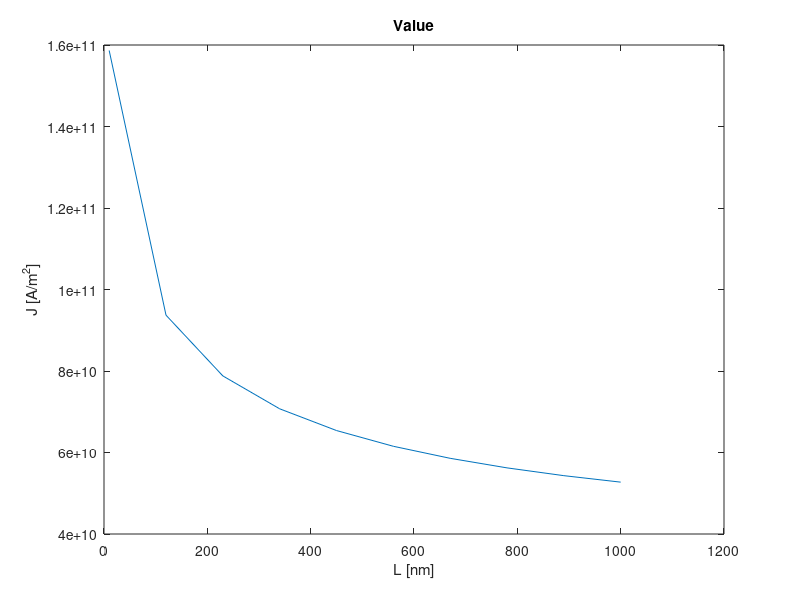
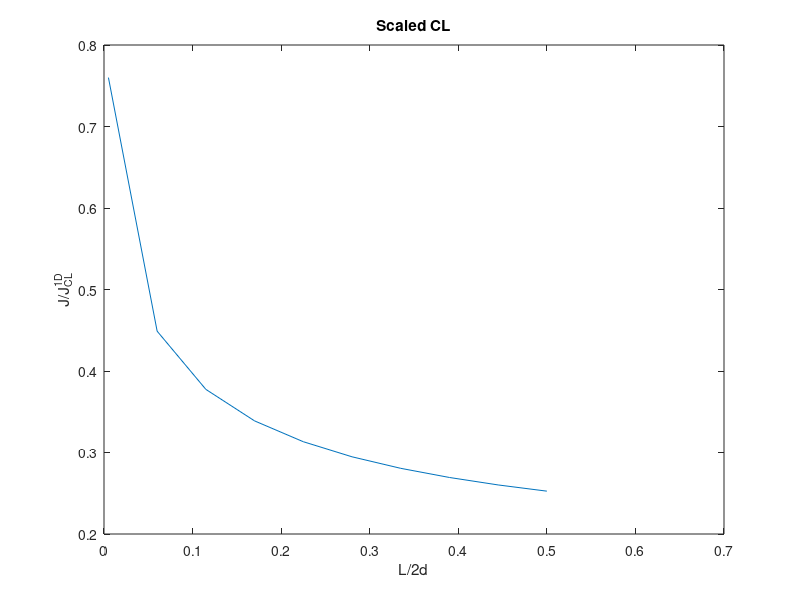
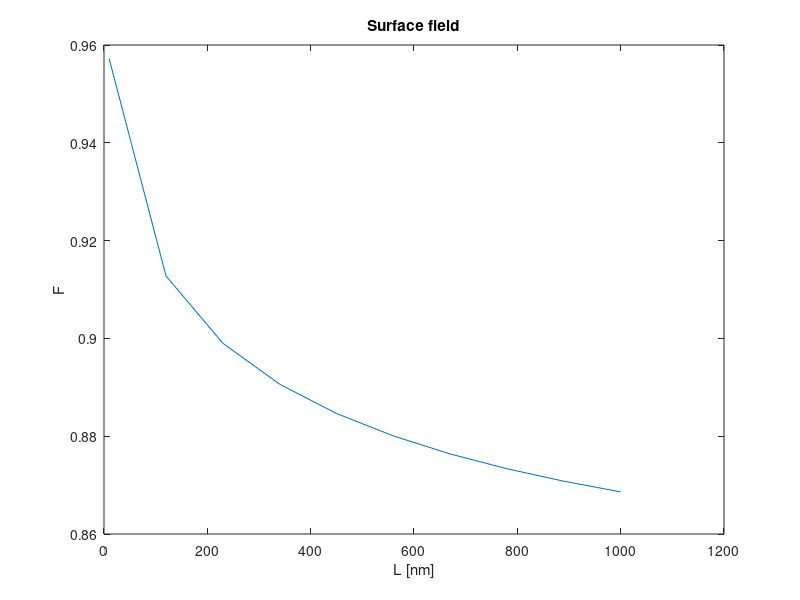

Reproduce these figures in MATLAB, in order.
%clear all
close all

V_0 = 2E3;
d = 1000E-9;
L = linspace(10, 1000, 10) * 1E-9;
h = 0.0;
x = 0.15;

q_e = -1.602176565E-19;
m_e = 9.10938291E-31;
epsilon_0 = 8.854187817E-12;
h_bar = 1.054571726E-34;

a_FN = q_e^2/(16*pi^2*h_bar);
b_FN = -4/(3*h_bar) * sqrt(-2*m_e*q_e);
l_const = -q_e / (4*pi*epsilon_0);
w_theta = 2.0;

E_vac = V_0 / d ;
F = 1;

N = 50;
%J_keep = 1:N;
%F_keep = 1:N;

J_L = 1:length(L);
F_L = 1:length(L);
LD_C = 1:length(L);

J_CL = 4/9*epsilon_0*sqrt(-2*q_e/m_e)*V_0^(3/2)/d^2;

for k = 1:length(L)
    LD_C(k) = L(k)/(2*d);
    %DL_C = d/L(k);
    
    J_old = 0.0;
    J_keep(1:N) = 0.0;
    F_keep(1:N) = 0.0;
    for i = 1:N
        F = E_vac * F;
        l = l_const * F / w_theta^2;
        if (l > 1)
            %disp('Warning l > 1');
            disp('L');
            disp(L(k)/1E-9);
            disp('F');
            disp(F);
            error('Error l > 1')
        end
        t_y = 1 + l*(1/9 - 1/18*log(l));
        v_y = 1 - l + 1./6 * l * log(l);
        %t_y = 1;
        %v_y = 1;
        
        elec_supply = a_FN * F^2 / (w_theta * t_y^2);
        esc_prob = exp(b_FN * w_theta^(3/2) * v_y / F);
        
        J_new = elec_supply * esc_prob / J_CL;
        J = x*J_new + (1-x)*J_old;
        
        fun = @(y, z) sqrt(z) ./ ((y.^2 + z.^2).*sqrt(LD_C(k).^2 + y.^2 + z.^2));
        E_z = quad2d(fun, -LD_C(k), LD_C(k), 0.0, 1, 'AbsTol', 1E-3, 'RelTol', 1E-3, 'Singular', true, 'MaxFunEvals', 100000);
        E_z = J/(9*pi) * 2*LD_C(k) * E_z;

%         fun = @(y, z) sqrt(z) ./ ((y.^2 + DL_C^2.*z.^2).*sqrt(0.25 + y.^2 + DL_C^2.*z.^2));
%         E_z = quad2d(fun, -0.5, 0.5, 0.0, 1, 'AbsTol', 1E-3, 'RelTol', 1E-3, 'Singular', true, 'MaxFunEvals', 100000);
%         E_z = J*DL_C/(9*pi) * E_z;
        
        F = 1 - 2*E_z;
        %E_z = E_z * V_0/d;
        %F = E_vac + 2*E_z;
        %if (F > 0.0)
        %    F = 0.0;
        %    disp('Warning F > 0');
        %else
        %    F = -F;
        %end
        
        F_keep(i) = F;
        J_keep(i) = J;
        J_old = J;
    end
    
    if abs((J_keep(N) - J_keep(N-1))) > 1E-3
        disp('Warning error > 1E-3');
        disp('L');
        disp(L(k)/1E-9);
        disp('Error');
        disp(abs((J_keep(N) - J_keep(N-1))));
    end
    
    J_L(k) = J;
    F_L(k) = F;
end

figure();
plot(L/1E-9, J_L*J_CL);
title('Value');
xlabel('L [nm]');
ylabel('J [A/m^2]');

figure();
plot(LD_C, J_L);
title('Scaled CL');
xlabel('L/2d');
ylabel('J/J_{CL}^{1D}');

figure();
plot(L/1E-9, F_L);
title('Surface field');
xlabel('L [nm]');
ylabel('F');

% figure();
% plot(LD_C, J_L*J_CL/7.4543E12);
% title('Scaled SC');
% xlabel('L/2d');
% ylabel('J/J_{SC}^{1D}');

%fileID = fopen('output.dt', 'w');
%fprintf(fileID, '%12.8f %12.8f\n', [L/1E-9; J_L]);
%fclose(fileID);